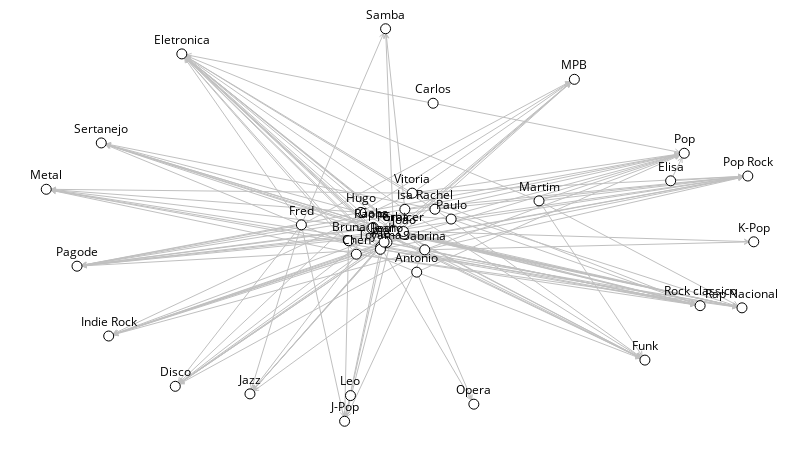

Notebook code cell kept with this figure:
### Code cell
sn.show_graph(two, nlab=True)

### Figure 1 — Plotly figure (JSON) as saved in the notebook; plotly's stock layout.template omitted (floating-point values rounded to 4 significant figures; data arrays with more than 128 entries replaced by an {"elided": "..."} marker saying what was removed)
{"data": [{"hoverinfo": "none", "line": {"color": "rgb(192, 192, 192)", "width": 1}, "mode": "lines", "x": {"elided": "1251 float values"}, "y": {"elided": "1251 float values"}}, {"hoverinfo": "none", "marker": {"color": "rgb(255, 255, 255)", "line": {"color": "rgb(0, 0, 0)", "width": 1}, "size": 10}, "mode": "markers+text", "text": ["Samba", "Isa", "Chen", "MPB", "Rap Nacional", "Pop", "Ale", "Rapha", "Paulo", "Elisa", "Pedro", "Antonio", "Forba", "Hugo", "K-Pop", "Metal", "Vitoria", "Indie Rock", "Fred", "Funk", "Rachel", "Toyama", "Sertanejo", "Sabrina", "Eletronica", "Pop Rock", "Disco", "Gabs", "Opera", "Bruna", "Martim", "Pagode", "Rock classico", "Joao", "Jean", "Carlos", "Jazz", "J-Pop", "Leo", "Graicer"], "textfont": {"color": "rgb(0, 0, 0)"}, "textposition": "top center", "x": [0.4796, 0.5068, 0.4383, 0.7465, 0.9834, 0.9018, 0.4728, 0.4603, 0.5723, 0.8826, 0.4815, 0.5236, 0.4908, 0.4447, 1, 0, 0.5173, 0.08825, 0.3606, 0.8462, 0.5494, 0.4723, 0.07777, 0.535, 0.1916, 0.9916, 0.1824, 0.4621, 0.6044, 0.4273, 0.6965, 0.04349, 0.9242, 0.5057, 0.4775, 0.5468, 0.2879, 0.4217, 0.43, 0.5049], "y": [1, 0.5398, 0.4256, 0.8711, 0.289, 0.6827, 0.4439, 0.4911, 0.5151, 0.6125, 0.4557, 0.3799, 0.4853, 0.5321, 0.4572, 0.591, 0.5811, 0.2171, 0.5004, 0.1558, 0.5402, 0.4381, 0.7091, 0.4368, 0.9359, 0.6248, 0.08904, 0.4939, 0.04347, 0.4598, 0.5615, 0.3951, 0.2945, 0.4768, 0.4564, 0.8102, 0.06973, 0, 0.06537, 0.4834]}], "layout": {"height": 450, "margin": {"b": 0, "l": 0, "r": 0, "t": 0}, "showlegend": false, "width": 800, "xaxis": {"showgrid": false, "showticklabels": false, "zeroline": false}, "yaxis": {"showgrid": false, "showticklabels": false, "zeroline": false}}}
